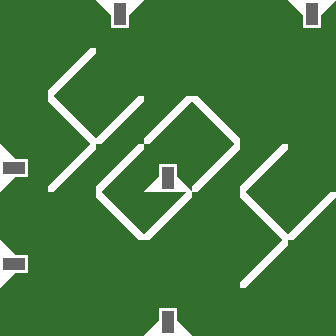

Rendered tile map (Tiled .tmx) drawn with the repository's tilesets; below, a short description and the full map source, tile grids included:
An orthogonal 7x7 tile map with 48x48 px tiles, 2 tile layers (Colors, Tiles).

<map version="1.0" orientation="orthogonal" renderorder="right-down" width="7" height="7" tilewidth="48" tileheight="48">
 <tileset firstgid="1" source="tiles.tsx" />
 <layer name="Colors" width="7" height="7">
  <data encoding="csv">
41,41,41,41,41,41,41,
41,41,41,41,41,41,41,
41,41,41,41,41,41,41,
41,41,41,41,41,41,41,
41,41,41,41,41,41,41,
41,41,41,41,41,41,41,
41,41,41,41,41,41,41
</data>
 </layer>
 <layer name="Tiles" width="7" height="7">
  <data encoding="csv">
1,1,7,1,1,1,7,
1,2,1,1,1,1,1,
1,3,2,2,3,1,1,
6,2,2,5,2,2,1,
1,1,3,2,1,3,2,
6,1,1,1,1,2,1,
1,1,1,5,1,1,1
</data>
 </layer>
</map>
